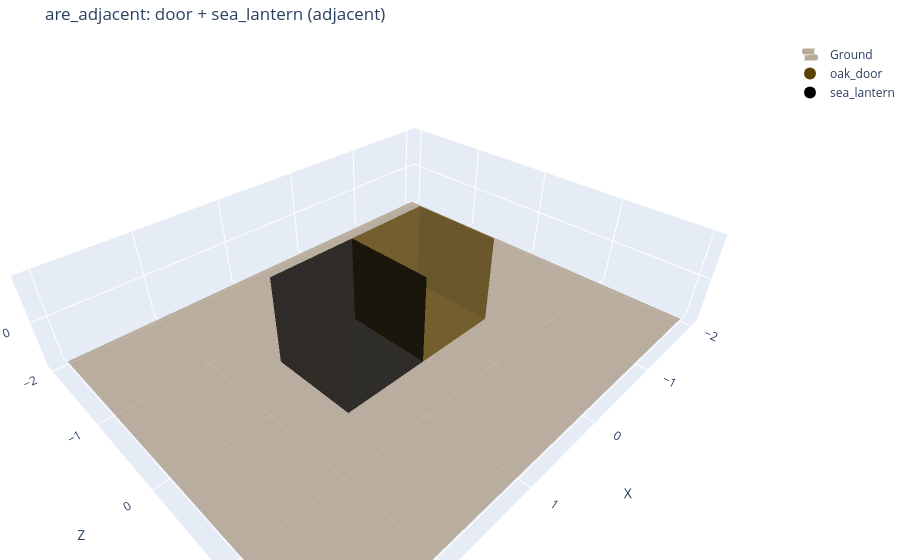
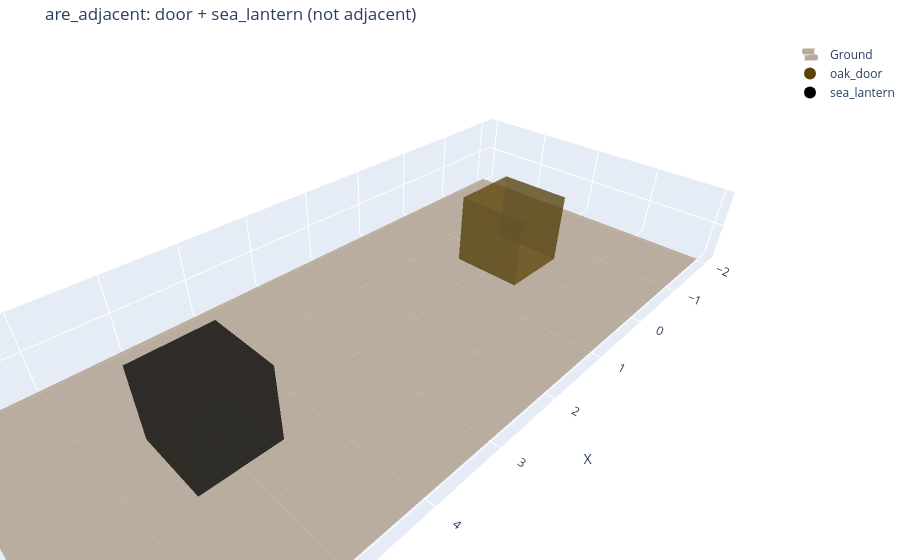
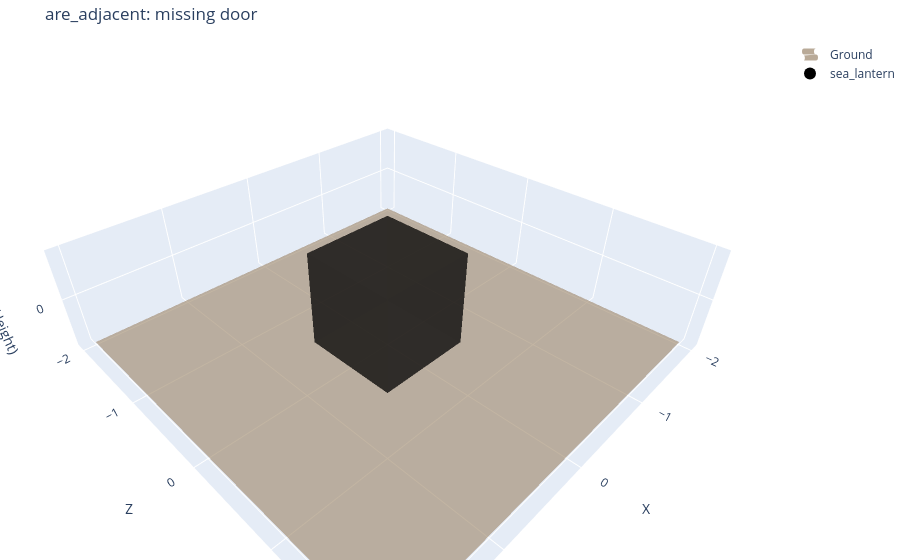

Here is the notebook cell these charts were saved with, in order:
### Markdown cell above
# Function: `are_adjacent`

### Code cell
from eval_code.shape import are_adjacent

# adjacent: door + sea_lantern (substring_match)
coords = [
    {"x": 0, "y": 0, "z": 0, "material": "oak_door"},
    {"x": 1, "y": 0, "z": 0, "material": "sea_lantern"},
]
assert True == are_adjacent(coords, ["door", "sea_lantern"], substring_match=True)
plotly_blocks.plot(coords, title="are_adjacent: door + sea_lantern (adjacent)")

# not adjacent
coords = [
    {"x": 0, "y": 0, "z": 0, "material": "oak_door"},
    {"x": 5, "y": 0, "z": 0, "material": "sea_lantern"},
]
assert False == are_adjacent(coords, ["door", "sea_lantern"])
plotly_blocks.plot(coords, title="are_adjacent: door + sea_lantern (not adjacent)")

# missing one material -> False
coords = [{"x": 0, "y": 0, "z": 0, "material": "sea_lantern"}]
assert False == are_adjacent(coords, ["door", "sea_lantern"])
plotly_blocks.plot(coords, title="are_adjacent: missing door")

### Figure 1 — Plotly figure (JSON) as saved in the notebook; plotly's stock layout.template omitted (floating-point values rounded to 4 significant figures)
{"data": [{"colorscale": [[0, "#8B7355"], [1, "#8B7355"]], "name": "Ground", "opacity": 0.6, "showlegend": true, "showscale": false, "type": "surface", "x": [[-2, 3], [-2, 3]], "y": [[-2, -2], [2, 2]], "z": [[-0.5, -0.5], [-0.5, -0.5]]}, {"facecolor": ["#5c4305", "#5c4305", "#5c4305", "#5c4305", "#5c4305", "#5c4305", "#5c4305", "#5c4305", "#5c4305", "#5c4305", "#5c4305", "#5c4305", "#000000", "#000000", "#000000", "#000000", "#000000", "#000000", "#000000", "#000000", "#000000", "#000000", "#000000", "#000000"], "flatshading": true, "i": [0, 0, 4, 4, 0, 0, 2, 2, 1, 1, 0, 0, 8, 8, 12, 12, 8, 8, 10, 10, 9, 9, 8, 8], "j": [1, 2, 5, 6, 1, 5, 3, 7, 2, 6, 3, 7, 9, 10, 13, 14, 9, 13, 11, 15, 10, 14, 11, 15], "k": [2, 3, 6, 7, 5, 4, 7, 6, 6, 5, 7, 4, 10, 11, 14, 15, 13, 12, 15, 14, 14, 13, 15, 12], "opacity": 0.5, "type": "mesh3d", "x": [-0.5, 0.5, 0.5, -0.5, -0.5, 0.5, 0.5, -0.5, 0.5, 1.5, 1.5, 0.5, 0.5, 1.5, 1.5, 0.5], "y": [-0.5, -0.5, -0.5, -0.5, 0.5, 0.5, 0.5, 0.5, -0.5, -0.5, -0.5, -0.5, 0.5, 0.5, 0.5, 0.5], "z": [-0.5, -0.5, 0.5, 0.5, -0.5, -0.5, 0.5, 0.5, -0.5, -0.5, 0.5, 0.5, -0.5, -0.5, 0.5, 0.5]}, {"marker": {"color": "#5c4305", "size": 8}, "mode": "markers", "name": "oak_door", "showlegend": true, "type": "scatter3d", "x": [null], "y": [null], "z": [null]}, {"marker": {"color": "#000000", "size": 8}, "mode": "markers", "name": "sea_lantern", "showlegend": true, "type": "scatter3d", "x": [null], "y": [null], "z": [null]}], "layout": {"legend": {"itemsizing": "constant"}, "margin": {"b": 0, "l": 0, "r": 0, "t": 40}, "scene": {"aspectmode": "data", "xaxis": {"dtick": 1, "tick0": -1, "tickformat": ",d", "tickmode": "linear", "title": {"text": "X"}}, "yaxis": {"dtick": 1, "tick0": -1, "tickformat": ",d", "tickmode": "linear", "title": {"text": "Z"}}, "zaxis": {"dtick": 1, "tick0": -1, "tickformat": ",d", "tickmode": "linear", "title": {"text": "Y (Height)"}}}, "title": {"text": "are_adjacent: door + sea_lantern (adjacent)"}}}

### Figure 2 — Plotly figure (JSON) as saved in the notebook; plotly's stock layout.template omitted (floating-point values rounded to 4 significant figures)
{"data": [{"colorscale": [[0, "#8B7355"], [1, "#8B7355"]], "name": "Ground", "opacity": 0.6, "showlegend": true, "showscale": false, "type": "surface", "x": [[-2, 7], [-2, 7]], "y": [[-2, -2], [2, 2]], "z": [[-0.5, -0.5], [-0.5, -0.5]]}, {"facecolor": ["#5c4305", "#5c4305", "#5c4305", "#5c4305", "#5c4305", "#5c4305", "#5c4305", "#5c4305", "#5c4305", "#5c4305", "#5c4305", "#5c4305", "#000000", "#000000", "#000000", "#000000", "#000000", "#000000", "#000000", "#000000", "#000000", "#000000", "#000000", "#000000"], "flatshading": true, "i": [0, 0, 4, 4, 0, 0, 2, 2, 1, 1, 0, 0, 8, 8, 12, 12, 8, 8, 10, 10, 9, 9, 8, 8], "j": [1, 2, 5, 6, 1, 5, 3, 7, 2, 6, 3, 7, 9, 10, 13, 14, 9, 13, 11, 15, 10, 14, 11, 15], "k": [2, 3, 6, 7, 5, 4, 7, 6, 6, 5, 7, 4, 10, 11, 14, 15, 13, 12, 15, 14, 14, 13, 15, 12], "opacity": 0.5, "type": "mesh3d", "x": [-0.5, 0.5, 0.5, -0.5, -0.5, 0.5, 0.5, -0.5, 4.5, 5.5, 5.5, 4.5, 4.5, 5.5, 5.5, 4.5], "y": [-0.5, -0.5, -0.5, -0.5, 0.5, 0.5, 0.5, 0.5, -0.5, -0.5, -0.5, -0.5, 0.5, 0.5, 0.5, 0.5], "z": [-0.5, -0.5, 0.5, 0.5, -0.5, -0.5, 0.5, 0.5, -0.5, -0.5, 0.5, 0.5, -0.5, -0.5, 0.5, 0.5]}, {"marker": {"color": "#5c4305", "size": 8}, "mode": "markers", "name": "oak_door", "showlegend": true, "type": "scatter3d", "x": [null], "y": [null], "z": [null]}, {"marker": {"color": "#000000", "size": 8}, "mode": "markers", "name": "sea_lantern", "showlegend": true, "type": "scatter3d", "x": [null], "y": [null], "z": [null]}], "layout": {"legend": {"itemsizing": "constant"}, "margin": {"b": 0, "l": 0, "r": 0, "t": 40}, "scene": {"aspectmode": "data", "xaxis": {"dtick": 1, "tick0": -1, "tickformat": ",d", "tickmode": "linear", "title": {"text": "X"}}, "yaxis": {"dtick": 1, "tick0": -1, "tickformat": ",d", "tickmode": "linear", "title": {"text": "Z"}}, "zaxis": {"dtick": 1, "tick0": -1, "tickformat": ",d", "tickmode": "linear", "title": {"text": "Y (Height)"}}}, "title": {"text": "are_adjacent: door + sea_lantern (not adjacent)"}}}

### Figure 3 — Plotly figure (JSON) as saved in the notebook; plotly's stock layout.template omitted (floating-point values rounded to 4 significant figures)
{"data": [{"colorscale": [[0, "#8B7355"], [1, "#8B7355"]], "name": "Ground", "opacity": 0.6, "showlegend": true, "showscale": false, "type": "surface", "x": [[-2, 2], [-2, 2]], "y": [[-2, -2], [2, 2]], "z": [[-0.5, -0.5], [-0.5, -0.5]]}, {"facecolor": ["#000000", "#000000", "#000000", "#000000", "#000000", "#000000", "#000000", "#000000", "#000000", "#000000", "#000000", "#000000"], "flatshading": true, "i": [0, 0, 4, 4, 0, 0, 2, 2, 1, 1, 0, 0], "j": [1, 2, 5, 6, 1, 5, 3, 7, 2, 6, 3, 7], "k": [2, 3, 6, 7, 5, 4, 7, 6, 6, 5, 7, 4], "opacity": 0.5, "type": "mesh3d", "x": [-0.5, 0.5, 0.5, -0.5, -0.5, 0.5, 0.5, -0.5], "y": [-0.5, -0.5, -0.5, -0.5, 0.5, 0.5, 0.5, 0.5], "z": [-0.5, -0.5, 0.5, 0.5, -0.5, -0.5, 0.5, 0.5]}, {"marker": {"color": "#000000", "size": 8}, "mode": "markers", "name": "sea_lantern", "showlegend": true, "type": "scatter3d", "x": [null], "y": [null], "z": [null]}], "layout": {"legend": {"itemsizing": "constant"}, "margin": {"b": 0, "l": 0, "r": 0, "t": 40}, "scene": {"aspectmode": "data", "xaxis": {"dtick": 1, "tick0": -1, "tickformat": ",d", "tickmode": "linear", "title": {"text": "X"}}, "yaxis": {"dtick": 1, "tick0": -1, "tickformat": ",d", "tickmode": "linear", "title": {"text": "Z"}}, "zaxis": {"dtick": 1, "tick0": -1, "tickformat": ",d", "tickmode": "linear", "title": {"text": "Y (Height)"}}}, "title": {"text": "are_adjacent: missing door"}}}
